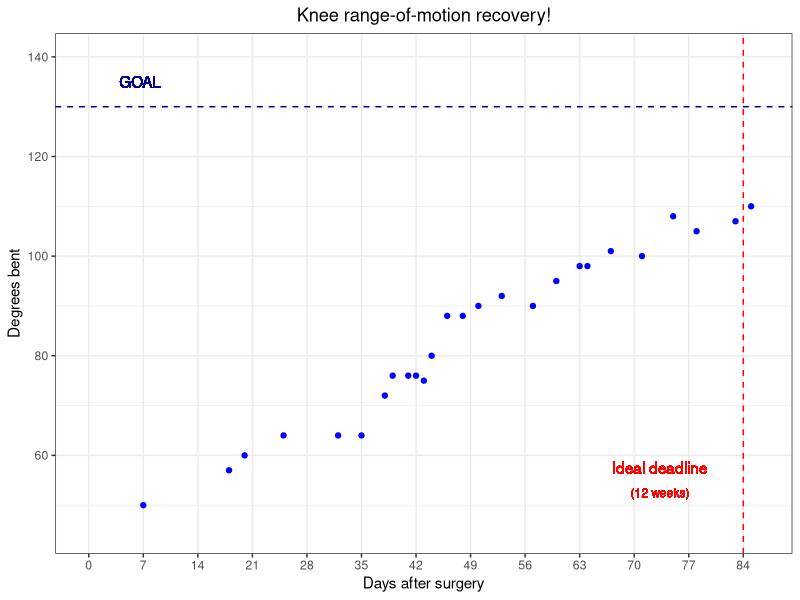

The R source for this figure:
library(tidyverse)

df <- read.table("knee-range-of-motion.tsv", sep = "\t", header = TRUE)

plot <- ggplot(df, aes(x = Days.after.surgery, y = Degrees.bent)) + geom_point(color = "blue") +
    labs(y = "Degrees bent", x = "Days after surgery", title = "Knee range-of-motion recovery!") +
    ylim(45,140) +
    scale_x_continuous(breaks=seq(0,90,7), limits = c(0,86), minor_breaks = NULL) +
    geom_hline(yintercept = 130, linetype = "dashed", color = "darkblue") +
    geom_text(x = 6.6, y = 135, label = "GOAL", color = "darkblue") +
    geom_vline(xintercept = 84, linetype = "dashed", color = "red") +
    geom_text(x = 73.3, y = 57.5, label = "Ideal deadline", color = "red") +
    geom_text(x = 73.3, y = 52.5, label = "(12 weeks)", color = "red", size = 3) +
    theme_bw() +
    theme(plot.title = element_text(hjust = 0.5))

curr_date_prefix <- format(Sys.time(), "%d-%b-%Y")

pdf(paste0(curr_date_prefix, "-knee-ROM-progress.pdf"), width = 5, height = 4)
plot
dev.off()
